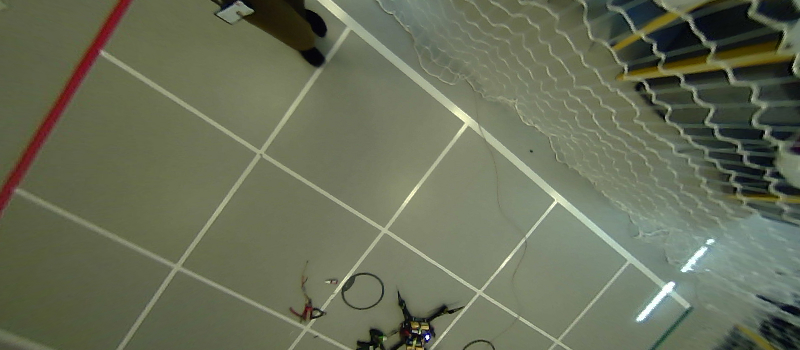
#> input picture CW1/data/grid.jpg, 800 x 350 px
$ python task3.py
#> lines starting #> are read from the running program, lines starting #| are printed output that depends on the picture
#> further down, I_rgb is the input picture: shape (350, 800, 3); mean R, G, B 103.7, 109.6, 87.4
### CW1/python/filtering.py
# -*- coding: utf-8 -*-
"""
Created on Mon Jan 18 17:18:33 2021

@author: Andreas
"""
import numpy as np
import matplotlib.pyplot as plt
import scipy

def rgb_to_gray(I_rgb):
    return np.mean(I_rgb, axis=-1)
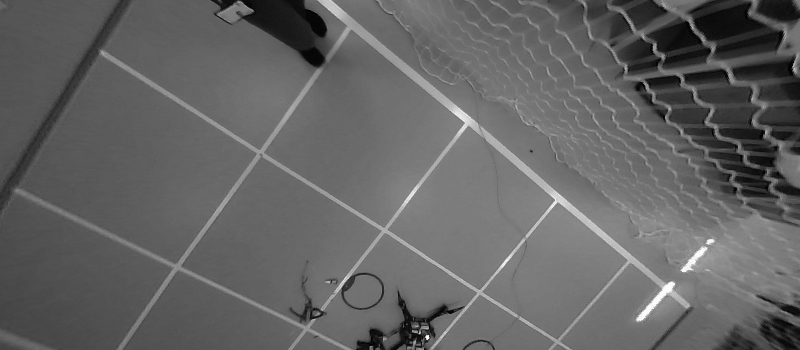
#> returned value: shape (350, 800) float64; min 0, max 1, mean 0.393

#Return the gradient images and gradient magnitude for a grayscaled image
def central_difference(I):
    """
    Computes the gradient in the x and y direction using
    a central difference filter, and returns the resulting
    gradient images (Ix, Iy) and the gradient magnitude Im.
    """
    kernel = np.array([[1/2, 0, -1/2]])
    Ix = scipy.signal.convolve2d(I, kernel, mode='same', boundary='symm')
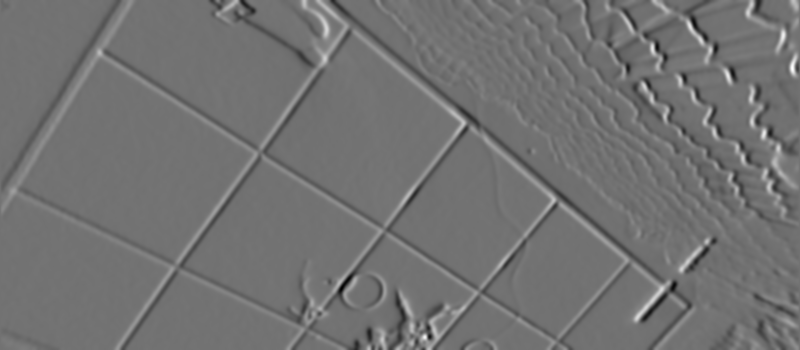
#> Ix: shape (350, 800) float64; min -0.081, max 0.0998, mean 1.02e-05; drawn with min black and max white
    Iy = scipy.signal.convolve2d(I, kernel.T, mode='same', boundary='symm')
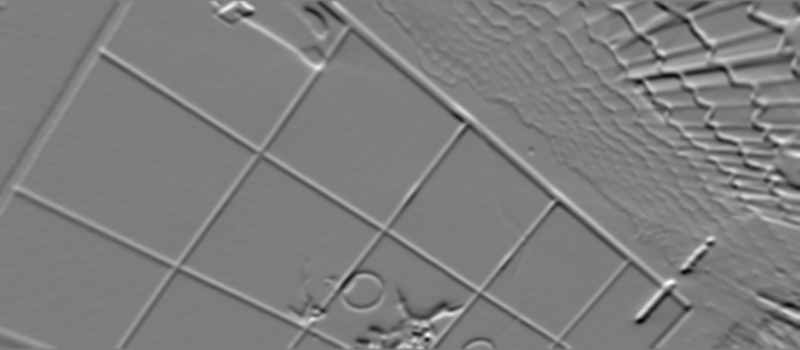
#> Iy: shape (350, 800) float64; min -0.0812, max 0.0828, mean 7.62e-05; drawn with min black and max white
    Im = np.sqrt(Ix**2 + Iy**2)
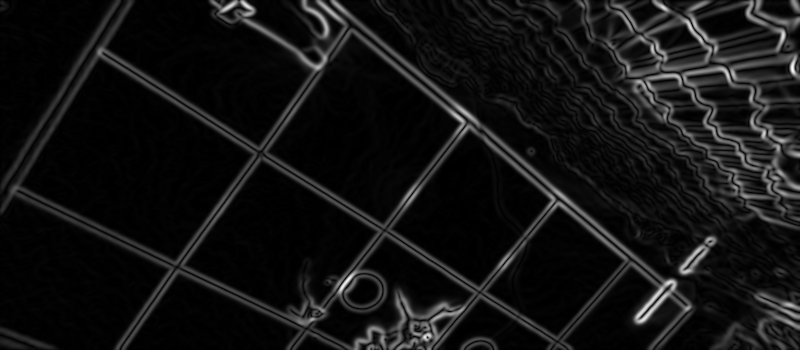
#> Im: shape (350, 800) float64; min 2.66e-06, max 0.1, mean 0.00775; drawn with min black and max white
    return Ix, Iy, Im

#Convolve a grayscale image with the 2-d Gaussian
def gaussian(I, sigma):
    """
    Applies a 2-D Gaussian blur with standard deviation sigma to
    a grayscale image I.
    """

    # Hint: The size of the kernel should depend on sigma. A common
    # choice is to make the half-width be 3 standard deviations:
    h = 2*np.ceil(3*sigma) + 1.
    x, y = np.meshgrid(*([np.arange(-h, h+1)]*2), indexing='ij')
    kernel = (1/(2*np.pi*sigma**2)) * np.exp(-(x**2 + y**2) / (2 * sigma**2))
    result = scipy.signal.convolve2d(I, kernel.T, mode='same', boundary='symm')
    return result


def extract_edges(Ix, Iy, Im, threshold):
    """
    Returns the x, y coordinates of pixels whose gradient
    magnitude is greater than the threshold. Also, returns
    the angle of the image gradient at each extracted edge.
    """
#> called with threshold = 0.03
    args = np.where(Im >= threshold)
#> args = 18650 positions, rows 0 to 349, columns 12 to 799
    out = np.stack((*args, np.arctan2(Iy[args], Ix[args])))
    return out

### CW1/python/task3.py
import numpy as np
import matplotlib.pyplot as plt
import scipy
from filtering import *

threshold = 0.03   # todo: choose an appropriate value
sigma     = 2 # todo: choose an appropriate value
filename  = '../data/grid.jpg'


I_rgb = plt.imread(filename)
I_rgb = I_rgb/255.0
I_gray = rgb_to_gray(I_rgb)
I_blur = gaussian(I_gray, sigma)
Ix, Iy, Im = central_difference(I_blur)
x, y, theta = extract_edges(Ix, Iy, Im, threshold)
#> x = 18650 values from 0 to 349; y = 18650 values, max 799 at index 609, min 12 at index 11225, mean 554.7; theta = 18650 values, max 3.14 at index 18473, min -3.14 at index 10470, mean 0.135

x, y = y, I_rgb.shape[0] - x
#> x has the same summary as y; y = 18650 values, max 350 at index 0, min 1 at index 18620, mean 189.8
fig, axes = plt.subplots(1,6,figsize=[15,4], sharey='row')
plt.set_cmap('gray')
axes[0].imshow(I_rgb)
axes[1].imshow(I_blur)
axes[2].imshow(Ix, vmin=-0.05, vmax=0.05)
axes[3].imshow(Iy, vmin=-0.05, vmax=0.05)
axes[4].imshow(Im, vmin=+0.00, vmax=0.10, interpolation='bilinear')
edges = axes[5].scatter(x, y, s=1, c=theta, cmap='hsv')
fig.colorbar(edges, ax=axes[5], orientation='horizontal', label='$\\theta$ (radians)')
for a in axes:
    a.set_xlim([300, 600])
    a.set_ylim([I_rgb.shape[0], 0])
    a.set_aspect('equal')
axes[0].set_title('Original input')
axes[1].set_title('Blurred input')
axes[2].set_title('Gradient in x')
axes[3].set_title('Gradient in y')
axes[4].set_title('Gradient magnitude')
axes[5].set_title('Extracted edges')
plt.tight_layout()
# plt.savefig('out_edges.png') # Uncomment to save figure to working directory
plt.show()
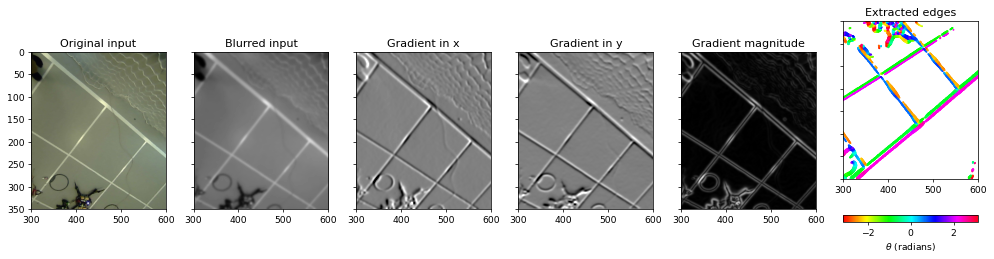
#> figure drawn by matplotlib, 7 panels


def rgb_to_gray(I_rgb):
    return np.mean(I_rgb, axis=-1)

#Return the gradient images and gradient magnitude for a grayscaled image
def central_difference(I):
    """
    Computes the gradient in the x and y direction using
    a central difference filter, and returns the resulting
    gradient images (Ix, Iy) and the gradient magnitude Im.
    """
    kernel = np.array([[1/2, 0, -1/2]])
    Ix = scipy.signal.convolve2d(I, kernel, mode='same', boundary='symm')
    Iy = scipy.signal.convolve2d(I, kernel.T, mode='same', boundary='symm')
    Im = np.sqrt(Ix**2 + Iy**2)
    return Ix, Iy, Im

#Convolve a grayscale image with the 2-d Gaussian
def gaussian(I, sigma):
    """
    Applies a 2-D Gaussian blur with standard deviation sigma to
    a grayscale image I.
    """

    # Hint: The size of the kernel should depend on sigma. A common
    # choice is to make the half-width be 3 standard deviations:
    h = 2*np.ceil(3*sigma) + 1.
    x, y = np.meshgrid(*([np.arange(-h, h+1)]*2), indexing='ij')
    kernel = (1/(2*np.pi*sigma**2)) * np.exp(-(x**2 + y**2) / (2 * sigma**2))
    result = scipy.signal.convolve2d(I, kernel.T, mode='same', boundary='symm')
    return result


def extract_edges(Ix, Iy, Im, threshold):
    """
    Returns the x, y coordinates of pixels whose gradient
    magnitude is greater than the threshold. Also, returns
    the angle of the image gradient at each extracted edge.
    """
    args = np.where(Im >= threshold)
    out = np.stack((*args, np.arctan2(Iy[args], Ix[args])))
    return out

$ run again, with CW1/data/grass.jpg copied over CW1/data/grid.jpg
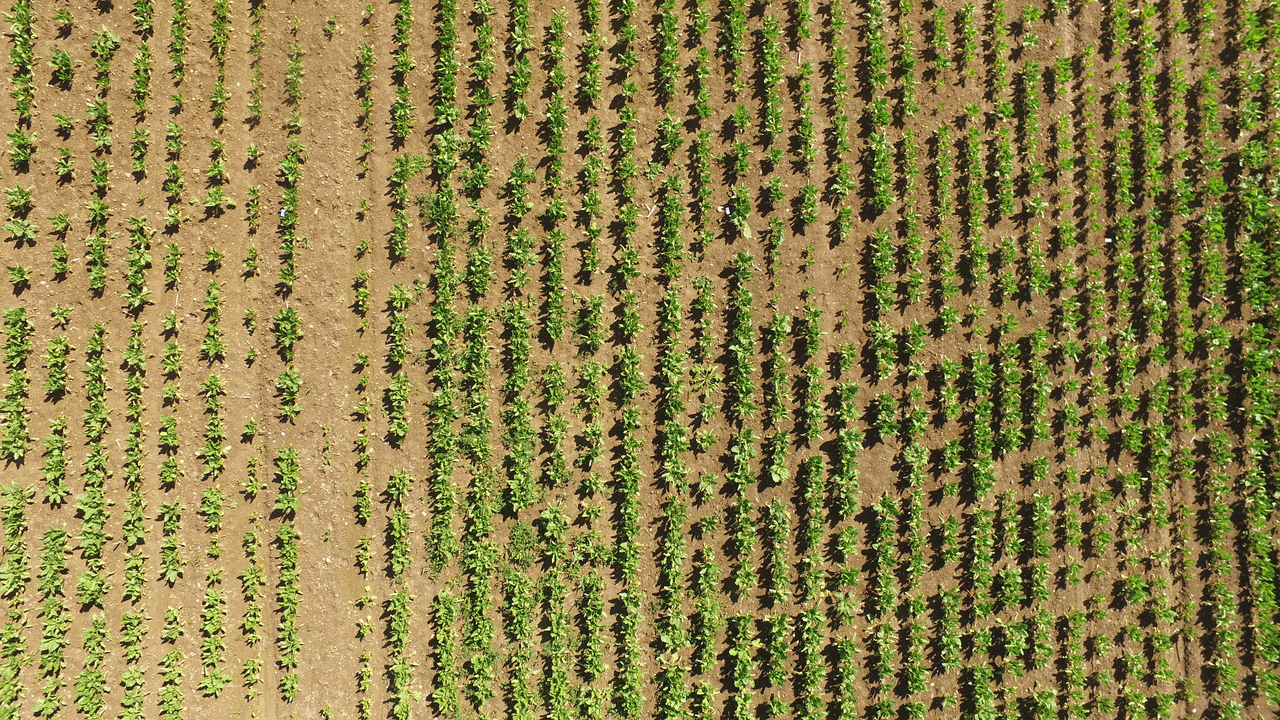
#> input picture CW1/data/grass.jpg, 1280 x 720 px
#> I_rgb is the input picture: shape (720, 1280, 3); mean R, G, B 139.4, 128.4, 73
#> in central_difference, `Iy = scipy.signal.convolve2d(I, kernel.T, mode='same', boundary='symm')`:
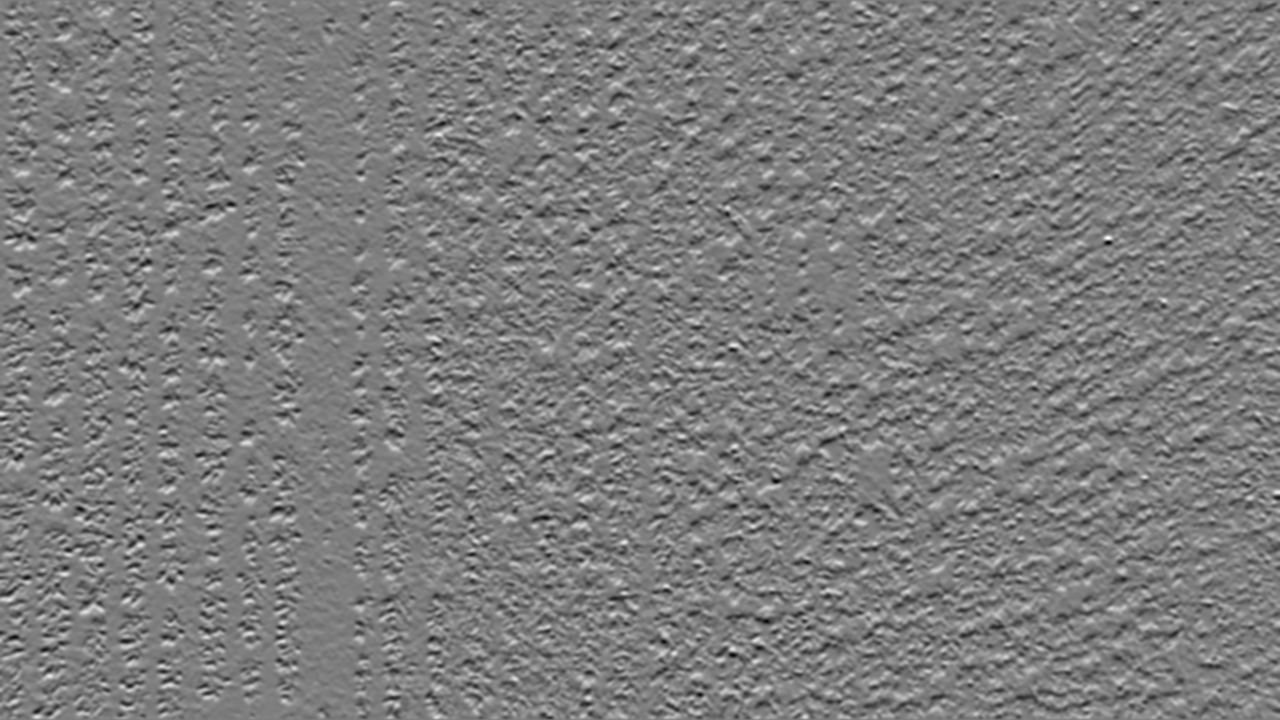
#> Iy: shape (720, 1280) float64; min -0.11, max 0.113, mean 6.61e-05; drawn with min black and max white
#> in central_difference, `Im = np.sqrt(Ix**2 + Iy**2)`:
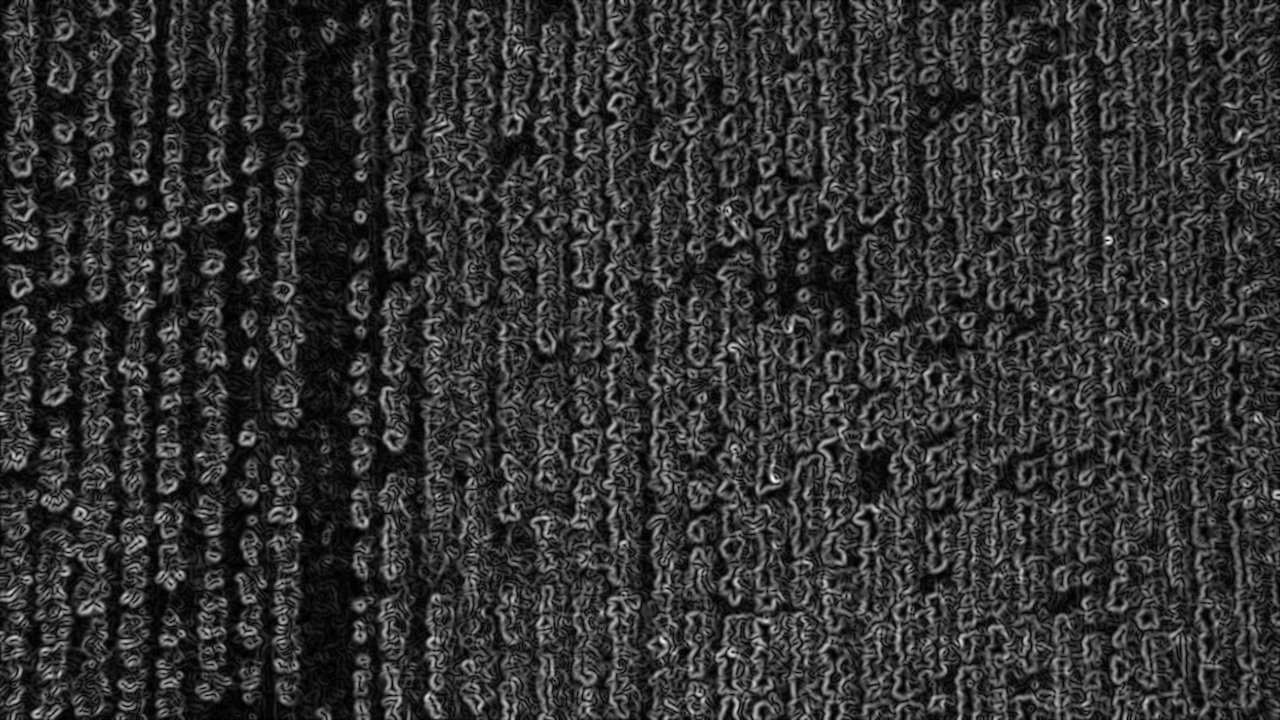
#> Im: shape (720, 1280) float64; min 1.24e-05, max 0.125, mean 0.025; drawn with min black and max white
#> args = 312642 positions, rows 0 to 719, columns 0 to 1279
